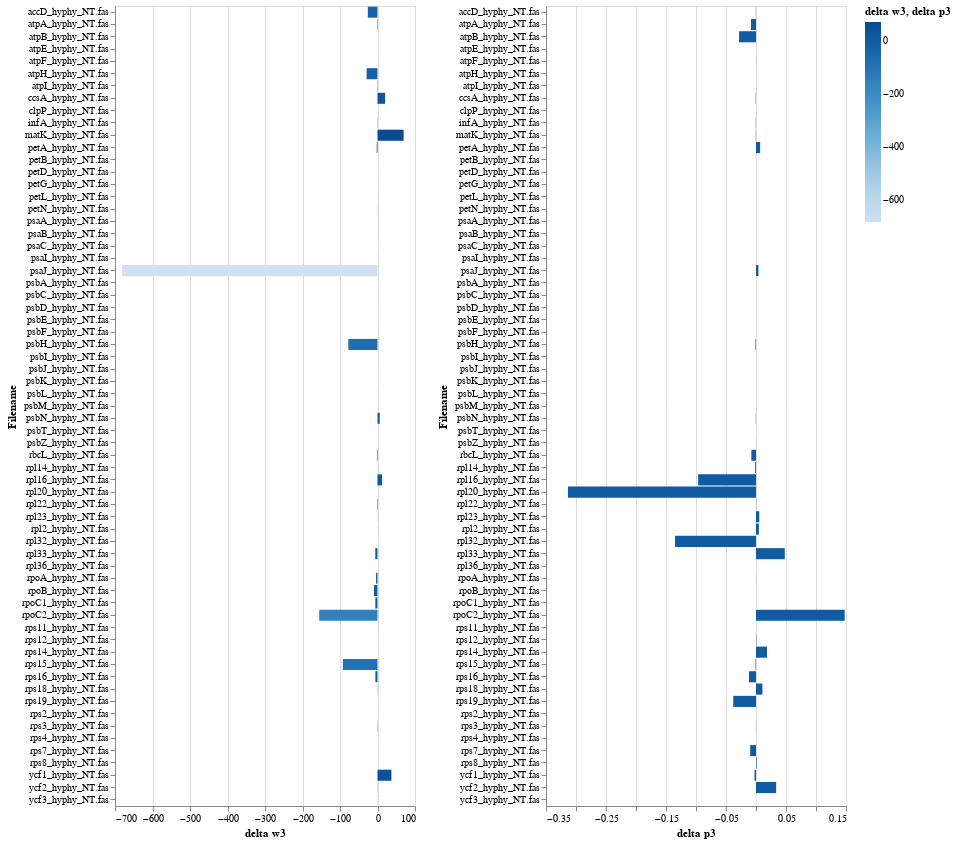

This figure's notebook cell:
### Code cell
source = result

chart1 = alt.Chart(source).mark_bar().encode(
    x='delta w3',
    y='Filename',
    color='delta w3'
).properties(
    width=300,
    height=800
)

# Positive values mean MH had larger w3, negtive ones that base model had higher w3

chart2 = alt.Chart(source).mark_bar().encode(
    x='delta p3',
    y='Filename',
    color='delta p3'
).properties(
    width=300,
    height=800
)

chart1 | chart2

### Figure 1 — Vega-Lite specification as saved in the notebook (floating-point values rounded to 4 significant figures; data arrays with more than 128 entries replaced by an {"elided": "..."} marker saying what was removed)
{"config": {"view": {"continuousWidth": 400, "continuousHeight": 300}}, "hconcat": [{"mark": "bar", "encoding": {"color": {"field": "delta w3", "type": "quantitative"}, "x": {"field": "delta w3", "type": "quantitative"}, "y": {"field": "Filename", "type": "nominal"}}, "height": 800, "width": 300}, {"mark": "bar", "encoding": {"color": {"field": "delta p3", "type": "quantitative"}, "x": {"field": "delta p3", "type": "quantitative"}, "y": {"field": "Filename", "type": "nominal"}}, "height": 800, "width": 300}], "data": {"name": "data-e0801e5324ab180b22cdd032c1d6f6c4"}, "$schema": "https://vega.github.io/schema/vega-lite/v4.17.0.json", "datasets": {"data-e0801e5324ab180b22cdd032c1d6f6c4": {"elided": "130 records"}}}
